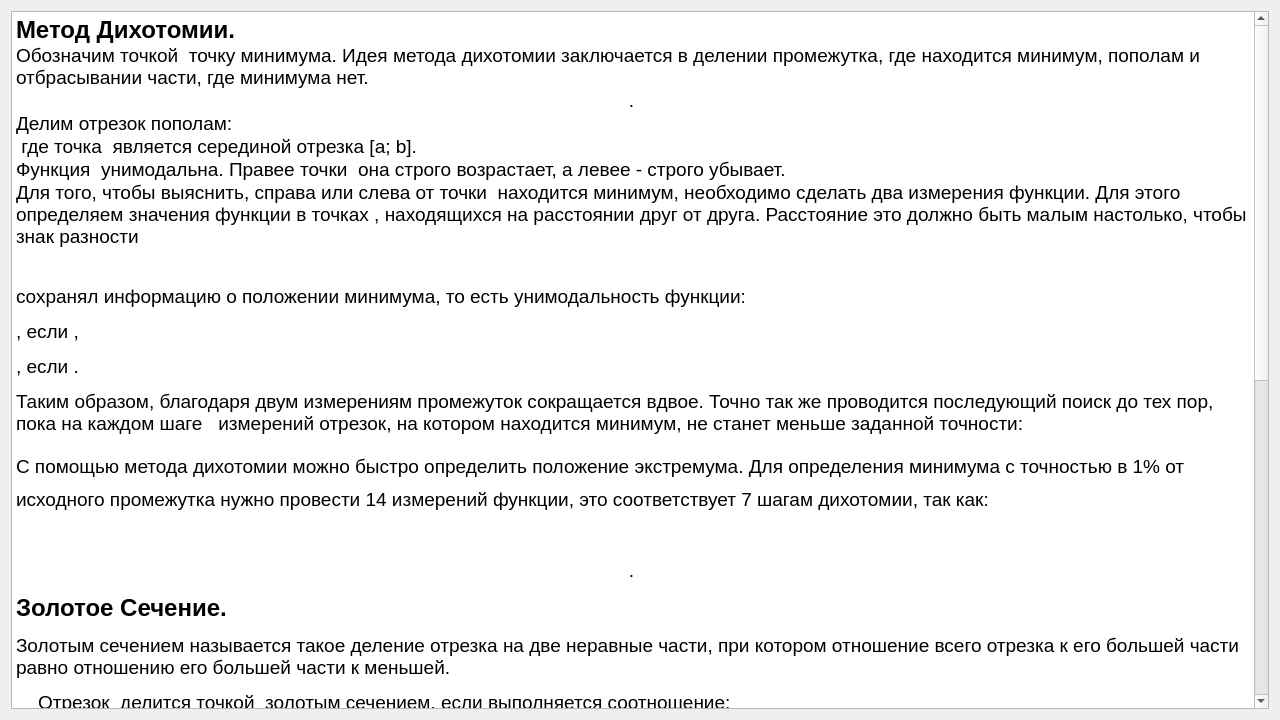
<?xml version="1.0" encoding="UTF-8"?>
<ui version="4.0">
 <class>TheoryW</class>
 <widget class="QDialog" name="TheoryW">
  <property name="geometry">
   <rect>
    <x>0</x>
    <y>0</y>
    <width>1280</width>
    <height>720</height>
   </rect>
  </property>
  <property name="windowTitle">
   <string>Dialog</string>
  </property>
  <layout class="QVBoxLayout" name="verticalLayout">
   <item>
    <widget class="QTextBrowser" name="textBrowser">
     <property name="html">
      <string>&lt;!DOCTYPE HTML PUBLIC &quot;-//W3C//DTD HTML 4.0//EN&quot; &quot;http://www.w3.org/TR/REC-html40/strict.dtd&quot;&gt;
&lt;html&gt;&lt;head&gt;&lt;meta name=&quot;qrichtext&quot; content=&quot;1&quot; /&gt;&lt;style type=&quot;text/css&quot;&gt;
p, li { white-space: pre-wrap; }
&lt;/style&gt;&lt;/head&gt;&lt;body style=&quot; font-family:'MS Shell Dlg 2'; font-size:8.25pt; font-weight:400; font-style:normal;&quot;&gt;
&lt;p style=&quot; margin-top:12px; margin-bottom:0px; margin-left:0px; margin-right:0px; -qt-block-indent:0; text-indent:0px;&quot;&gt;&lt;span style=&quot; font-family:'Times New Roman,serif'; font-size:18pt; font-weight:600;&quot;&gt;Метод Дихотомии.&lt;/span&gt;&lt;span style=&quot; font-size:8pt;&quot;&gt; &lt;/span&gt;&lt;/p&gt;
&lt;p style=&quot; margin-top:0px; margin-bottom:0px; margin-left:0px; margin-right:0px; -qt-block-indent:0; text-indent:0px;&quot;&gt;&lt;span style=&quot; font-family:'Times New Roman,serif'; font-size:14pt;&quot;&gt;Обозначим точкой &lt;/span&gt;&lt;img src=&quot;file:///C:\Users\error\AppData\Local\Temp\msohtmlclip1\01\clip_image002.png&quot; width=&quot;17&quot; height=&quot;25&quot; /&gt;&lt;span style=&quot; font-family:'Times New Roman,serif'; font-size:14pt;&quot;&gt; точку минимума. Идея метода дихотомии заключается в делении промежутка, где находится минимум, пополам и отбрасывании части, где минимума нет. &lt;/span&gt;&lt;/p&gt;
&lt;p align=&quot;center&quot; style=&quot; margin-top:0px; margin-bottom:0px; margin-left:0px; margin-right:0px; -qt-block-indent:0; text-indent:0px; background-color:#ffffff;&quot;&gt;&lt;img src=&quot;file:///C:\Users\error\AppData\Local\Temp\msohtmlclip1\01\clip_image004.png&quot; width=&quot;84&quot; height=&quot;25&quot; /&gt;&lt;span style=&quot; font-family:'Times New Roman,serif'; font-size:14pt;&quot;&gt;.&lt;/span&gt;&lt;span style=&quot; font-size:8pt;&quot;&gt; &lt;/span&gt;&lt;/p&gt;
&lt;p style=&quot; margin-top:0px; margin-bottom:0px; margin-left:0px; margin-right:0px; -qt-block-indent:0; text-indent:0px; background-color:#ffffff;&quot;&gt;&lt;span style=&quot; font-family:'Times New Roman,serif'; font-size:14pt;&quot;&gt;Делим отрезок пополам:&lt;/span&gt;&lt;span style=&quot; font-size:8pt;&quot;&gt; &lt;/span&gt;&lt;/p&gt;
&lt;p style=&quot; margin-top:0px; margin-bottom:0px; margin-left:0px; margin-right:0px; -qt-block-indent:0; text-indent:0px; background-color:#ffffff;&quot;&gt;&lt;img src=&quot;file:///C:\Users\error\AppData\Local\Temp\msohtmlclip1\01\clip_image006.png&quot; width=&quot;71&quot; height=&quot;36&quot; /&gt;&lt;span style=&quot; font-family:'Times New Roman,serif'; font-size:14pt;&quot;&gt; где точка &lt;/span&gt;&lt;img src=&quot;file:///C:\Users\error\AppData\Local\Temp\msohtmlclip1\01\clip_image008.png&quot; width=&quot;17&quot; height=&quot;25&quot; /&gt;&lt;span style=&quot; font-family:'Times New Roman,serif'; font-size:14pt;&quot;&gt; является серединой отрезка [a; b].&lt;/span&gt;&lt;span style=&quot; font-size:8pt;&quot;&gt; &lt;/span&gt;&lt;/p&gt;
&lt;p style=&quot; margin-top:0px; margin-bottom:0px; margin-left:0px; margin-right:0px; -qt-block-indent:0; text-indent:0px; background-color:#ffffff;&quot;&gt;&lt;span style=&quot; font-family:'Times New Roman,serif'; font-size:14pt;&quot;&gt;Функция &lt;/span&gt;&lt;img src=&quot;file:///C:\Users\error\AppData\Local\Temp\msohtmlclip1\01\clip_image010.png&quot; width=&quot;34&quot; height=&quot;25&quot; /&gt;&lt;span style=&quot; font-family:'Times New Roman,serif'; font-size:14pt;&quot;&gt; унимодальна. Правее точки &lt;/span&gt;&lt;img src=&quot;file:///C:\Users\error\AppData\Local\Temp\msohtmlclip1\01\clip_image002.png&quot; width=&quot;17&quot; height=&quot;25&quot; /&gt;&lt;span style=&quot; font-family:'Times New Roman,serif'; font-size:14pt;&quot;&gt; она строго возрастает, а левее - строго убывает. &lt;/span&gt;&lt;/p&gt;
&lt;p style=&quot; margin-top:0px; margin-bottom:0px; margin-left:0px; margin-right:0px; -qt-block-indent:0; text-indent:0px; background-color:#ffffff;&quot;&gt;&lt;span style=&quot; font-family:'Times New Roman,serif'; font-size:14pt;&quot;&gt;Для того, чтобы выяснить, справа или слева от точки &lt;/span&gt;&lt;img src=&quot;file:///C:\Users\error\AppData\Local\Temp\msohtmlclip1\01\clip_image008.png&quot; width=&quot;17&quot; height=&quot;25&quot; /&gt;&lt;span style=&quot; font-family:'Times New Roman,serif'; font-size:14pt;&quot;&gt; находится минимум, необходимо сделать два измерения функции. Для этого определяем значения функции в точках &lt;/span&gt;&lt;img src=&quot;file:///C:\Users\error\AppData\Local\Temp\msohtmlclip1\01\clip_image012.png&quot; width=&quot;48&quot; height=&quot;33&quot; /&gt;&lt;span style=&quot; font-family:'Times New Roman,serif'; font-size:14pt;&quot;&gt;, находящихся на расстоянии друг от друга. Расстояние это должно быть малым настолько, чтобы знак разности&lt;/span&gt;&lt;span style=&quot; font-size:8pt;&quot;&gt; &lt;/span&gt;&lt;/p&gt;
&lt;p style=&quot; margin-top:12px; margin-bottom:12px; margin-left:0px; margin-right:0px; -qt-block-indent:0; text-indent:0px; background-color:#ffffff;&quot;&gt;&lt;img src=&quot;file:///C:\Users\error\AppData\Local\Temp\msohtmlclip1\01\clip_image014.png&quot; width=&quot;222&quot; height=&quot;42&quot; /&gt;&lt;span style=&quot; font-size:8pt;&quot;&gt; &lt;/span&gt;&lt;/p&gt;
&lt;p style=&quot; margin-top:12px; margin-bottom:12px; margin-left:0px; margin-right:0px; -qt-block-indent:0; text-indent:0px; background-color:#ffffff;&quot;&gt;&lt;span style=&quot; font-family:'Times New Roman,serif'; font-size:14pt;&quot;&gt;сохранял информацию о положении минимума, то есть унимодальность функции:&lt;/span&gt;&lt;span style=&quot; font-size:8pt;&quot;&gt; &lt;/span&gt;&lt;/p&gt;
&lt;p style=&quot; margin-top:12px; margin-bottom:12px; margin-left:0px; margin-right:0px; -qt-block-indent:0; text-indent:0px;&quot;&gt;&lt;img src=&quot;file:///C:\Users\error\AppData\Local\Temp\msohtmlclip1\01\clip_image016.png&quot; width=&quot;60&quot; height=&quot;25&quot; /&gt;&lt;span style=&quot; font-family:'Times New Roman,serif'; font-size:14pt;&quot;&gt;, если &lt;/span&gt;&lt;img src=&quot;file:///C:\Users\error\AppData\Local\Temp\msohtmlclip1\01\clip_image018.png&quot; width=&quot;57&quot; height=&quot;25&quot; /&gt;&lt;span style=&quot; font-family:'Times New Roman,serif'; font-size:14pt;&quot;&gt;,&lt;/span&gt;&lt;span style=&quot; font-size:8pt;&quot;&gt; &lt;/span&gt;&lt;/p&gt;
&lt;p style=&quot; margin-top:12px; margin-bottom:12px; margin-left:0px; margin-right:0px; -qt-block-indent:0; text-indent:0px;&quot;&gt;&lt;img src=&quot;file:///C:\Users\error\AppData\Local\Temp\msohtmlclip1\01\clip_image020.png&quot; width=&quot;60&quot; height=&quot;25&quot; /&gt;&lt;span style=&quot; font-family:'Times New Roman,serif'; font-size:14pt;&quot;&gt;, если &lt;/span&gt;&lt;img src=&quot;file:///C:\Users\error\AppData\Local\Temp\msohtmlclip1\01\clip_image022.png&quot; width=&quot;57&quot; height=&quot;25&quot; /&gt;&lt;span style=&quot; font-family:'Times New Roman,serif'; font-size:14pt;&quot;&gt;.&lt;/span&gt;&lt;span style=&quot; font-size:8pt;&quot;&gt; &lt;/span&gt;&lt;/p&gt;
&lt;p style=&quot; margin-top:0px; margin-bottom:0px; margin-left:0px; margin-right:0px; -qt-block-indent:0; text-indent:0px; background-color:#ffffff;&quot;&gt;&lt;span style=&quot; font-family:'Times New Roman,serif'; font-size:14pt;&quot;&gt;Таким образом, благодаря двум измерениям промежуток сокращается вдвое. Точно так же проводится последующий поиск до тех пор, пока на каждом шаге &lt;/span&gt;&lt;img src=&quot;file:///C:\Users\error\AppData\Local\Temp\msohtmlclip1\01\clip_image024.png&quot; width=&quot;21&quot; height=&quot;25&quot; /&gt;&lt;span style=&quot; font-family:'Times New Roman,serif'; font-size:14pt;&quot;&gt;  измерений отрезок, на котором находится минимум, не станет меньше заданной точности:&lt;/span&gt;&lt;span style=&quot; font-size:8pt;&quot;&gt; &lt;/span&gt;&lt;/p&gt;
&lt;p style=&quot; margin-top:0px; margin-bottom:0px; margin-left:0px; margin-right:0px; -qt-block-indent:0; text-indent:0px; line-height:150%; background-color:#ffffff;&quot;&gt;&lt;img src=&quot;file:///C:\Users\error\AppData\Local\Temp\msohtmlclip1\01\clip_image026.png&quot; width=&quot;44&quot; height=&quot;25&quot; /&gt;&lt;span style=&quot; font-size:8pt;&quot;&gt; &lt;/span&gt;&lt;/p&gt;
&lt;p style=&quot; margin-top:0px; margin-bottom:0px; margin-left:0px; margin-right:0px; -qt-block-indent:0; text-indent:0px; line-height:150%;&quot;&gt;&lt;span style=&quot; font-family:'Times New Roman,serif'; font-size:14pt;&quot;&gt;С помощью метода дихотомии можно быстро определить положение экстремума. Для определения минимума с точностью в 1% от исходного промежутка нужно провести 14 измерений функции, это соответствует 7 шагам дихотомии, так как:&lt;/span&gt;&lt;span style=&quot; font-size:8pt;&quot;&gt; &lt;/span&gt;&lt;/p&gt;
&lt;p align=&quot;center&quot; style=&quot; margin-top:12px; margin-bottom:12px; margin-left:0px; margin-right:0px; -qt-block-indent:0; text-indent:0px;&quot;&gt;&lt;img src=&quot;file:///C:\Users\error\AppData\Local\Temp\msohtmlclip1\01\clip_image028.png&quot; width=&quot;79&quot; height=&quot;45&quot; /&gt;&lt;span style=&quot; font-size:8pt;&quot;&gt; &lt;/span&gt;&lt;/p&gt;
&lt;p align=&quot;center&quot; style=&quot; margin-top:12px; margin-bottom:12px; margin-left:0px; margin-right:0px; -qt-block-indent:0; text-indent:0px;&quot;&gt;&lt;img src=&quot;file:///C:\Users\error\AppData\Local\Temp\msohtmlclip1\01\clip_image030.png&quot; width=&quot;45&quot; height=&quot;25&quot; /&gt;&lt;span style=&quot; font-family:'Times New Roman,serif'; font-size:14pt;&quot;&gt;.&lt;/span&gt;&lt;span style=&quot; font-size:8pt;&quot;&gt; &lt;/span&gt;&lt;/p&gt;
&lt;p style=&quot; margin-top:12px; margin-bottom:12px; margin-left:0px; margin-right:0px; -qt-block-indent:0; text-indent:0px;&quot;&gt;&lt;span style=&quot; font-family:'Times New Roman,serif'; font-size:18pt; font-weight:600;&quot;&gt;Золотое Сечение.&lt;/span&gt;&lt;span style=&quot; font-size:8pt;&quot;&gt; &lt;/span&gt;&lt;/p&gt;
&lt;p style=&quot; margin-top:12px; margin-bottom:12px; margin-left:0px; margin-right:0px; -qt-block-indent:0; text-indent:0px;&quot;&gt;&lt;span style=&quot; font-family:'Times New Roman,serif'; font-size:14pt;&quot;&gt;Золотым сечением называется такое деление отрезка на две неравные части, при котором отношение всего отрезка к его большей части равно отношению его большей части к меньшей.&lt;/span&gt;&lt;span style=&quot; font-size:8pt;&quot;&gt; &lt;/span&gt;&lt;/p&gt;
&lt;p style=&quot; margin-top:12px; margin-bottom:12px; margin-left:0px; margin-right:0px; -qt-block-indent:0; text-indent:0px;&quot;&gt;&lt;span style=&quot; font-family:'Times New Roman,serif'; font-size:12pt;&quot;&gt;     &lt;/span&gt;&lt;span style=&quot; font-family:'Times New Roman,serif'; font-size:14pt;&quot;&gt;Отрезок &lt;/span&gt;&lt;img src=&quot;file:///C:\Users\error\AppData\Local\Temp\msohtmlclip1\01\clip_image032.png&quot; width=&quot;60&quot; height=&quot;27&quot; /&gt;&lt;span style=&quot; font-family:'Times New Roman,serif'; font-size:14pt;&quot;&gt; делится точкой &lt;/span&gt;&lt;img src=&quot;file:///C:\Users\error\AppData\Local\Temp\msohtmlclip1\01\clip_image034.png&quot; width=&quot;18&quot; height=&quot;25&quot; /&gt;&lt;span style=&quot; font-family:'Times New Roman,serif'; font-size:14pt;&quot;&gt; золотым сечением, если выполняется соотношение:&lt;/span&gt;&lt;span style=&quot; font-size:8pt;&quot;&gt; &lt;/span&gt;&lt;/p&gt;
&lt;p style=&quot; margin-top:12px; margin-bottom:12px; margin-left:0px; margin-right:0px; -qt-block-indent:0; text-indent:0px;&quot;&gt;&lt;img src=&quot;file:///C:\Users\error\AppData\Local\Temp\msohtmlclip1\01\clip_image036.png&quot; width=&quot;146&quot; height=&quot;45&quot; /&gt;&lt;span style=&quot; font-size:8pt;&quot;&gt; &lt;/span&gt;&lt;/p&gt;
&lt;p style=&quot; margin-top:12px; margin-bottom:12px; margin-left:0px; margin-right:0px; -qt-block-indent:0; text-indent:0px;&quot;&gt;&lt;span style=&quot; font-family:'Times New Roman,serif'; font-size:14pt;&quot;&gt;    Пусть &lt;/span&gt;&lt;img src=&quot;file:///C:\Users\error\AppData\Local\Temp\msohtmlclip1\01\clip_image038.png&quot; width=&quot;164&quot; height=&quot;25&quot; /&gt;&lt;span style=&quot; font-family:'Times New Roman,serif'; font-size:14pt;&quot;&gt;, тогда&lt;/span&gt;&lt;span style=&quot; font-size:8pt;&quot;&gt; &lt;/span&gt;&lt;/p&gt;
&lt;p style=&quot; margin-top:12px; margin-bottom:12px; margin-left:0px; margin-right:0px; -qt-block-indent:0; text-indent:0px;&quot;&gt;&lt;img src=&quot;file:///C:\Users\error\AppData\Local\Temp\msohtmlclip1\01\clip_image040.png&quot; width=&quot;109&quot; height=&quot;45&quot; /&gt;&lt;span style=&quot; font-size:8pt;&quot;&gt; &lt;/span&gt;&lt;/p&gt;
&lt;p style=&quot; margin-top:12px; margin-bottom:12px; margin-left:0px; margin-right:0px; -qt-block-indent:0; text-indent:0px;&quot;&gt;&lt;img src=&quot;file:///C:\Users\error\AppData\Local\Temp\msohtmlclip1\01\clip_image042.png&quot; width=&quot;125&quot; height=&quot;25&quot; /&gt;&lt;span style=&quot; font-family:'Times New Roman,serif'; font-size:14pt;&quot;&gt;,&lt;/span&gt;&lt;span style=&quot; font-size:8pt;&quot;&gt; &lt;/span&gt;&lt;/p&gt;
&lt;p style=&quot; margin-top:12px; margin-bottom:12px; margin-left:0px; margin-right:0px; -qt-block-indent:0; text-indent:0px;&quot;&gt;&lt;img src=&quot;file:///C:\Users\error\AppData\Local\Temp\msohtmlclip1\01\clip_image044.png&quot; width=&quot;178&quot; height=&quot;50&quot; /&gt;&lt;span style=&quot; font-size:8pt;&quot;&gt; &lt;/span&gt;&lt;/p&gt;
&lt;p style=&quot; margin-top:12px; margin-bottom:12px; margin-left:0px; margin-right:0px; -qt-block-indent:0; text-indent:0px;&quot;&gt;&lt;img src=&quot;file:///C:\Users\error\AppData\Local\Temp\msohtmlclip1\01\clip_image046.png&quot; width=&quot;150&quot; height=&quot;50&quot; /&gt;&lt;span style=&quot; font-size:8pt;&quot;&gt; &lt;/span&gt;&lt;/p&gt;
&lt;p style=&quot; margin-top:12px; margin-bottom:12px; margin-left:0px; margin-right:0px; -qt-block-indent:0; text-indent:0px;&quot;&gt;&lt;img src=&quot;file:///C:\Users\error\AppData\Local\Temp\msohtmlclip1\01\clip_image048.png&quot; width=&quot;197&quot; height=&quot;50&quot; /&gt;&lt;span style=&quot; font-size:8pt;&quot;&gt; &lt;/span&gt;&lt;/p&gt;
&lt;p style=&quot; margin-top:12px; margin-bottom:12px; margin-left:0px; margin-right:0px; -qt-block-indent:0; text-indent:0px;&quot;&gt;&lt;span style=&quot; font-family:'Times New Roman,serif'; font-size:14pt;&quot;&gt;    Отрезок &lt;/span&gt;&lt;img src=&quot;file:///C:\Users\error\AppData\Local\Temp\msohtmlclip1\01\clip_image032.png&quot; width=&quot;60&quot; height=&quot;27&quot; /&gt;&lt;span style=&quot; font-family:'Times New Roman,serif'; font-size:14pt;&quot;&gt; делится точкой &lt;/span&gt;&lt;img src=&quot;file:///C:\Users\error\AppData\Local\Temp\msohtmlclip1\01\clip_image034.png&quot; width=&quot;18&quot; height=&quot;25&quot; /&gt;&lt;span style=&quot; font-family:'Times New Roman,serif'; font-size:14pt;&quot;&gt; на две неравные части так, что&lt;/span&gt;&lt;span style=&quot; font-size:8pt;&quot;&gt; &lt;/span&gt;&lt;/p&gt;
&lt;p style=&quot; margin-top:12px; margin-bottom:12px; margin-left:0px; margin-right:0px; -qt-block-indent:0; text-indent:0px;&quot;&gt;&lt;img src=&quot;file:///C:\Users\error\AppData\Local\Temp\msohtmlclip1\01\clip_image050.png&quot; width=&quot;354&quot; height=&quot;50&quot; /&gt;&lt;span style=&quot; font-size:8pt;&quot;&gt; &lt;/span&gt;&lt;/p&gt;
&lt;p style=&quot; margin-top:12px; margin-bottom:12px; margin-left:0px; margin-right:0px; -qt-block-indent:0; text-indent:0px;&quot;&gt;&lt;img src=&quot;file:///C:\Users\error\AppData\Local\Temp\msohtmlclip1\01\clip_image052.png&quot; width=&quot;366&quot; height=&quot;50&quot; /&gt;&lt;span style=&quot; font-size:8pt;&quot;&gt; &lt;/span&gt;&lt;/p&gt;
&lt;p style=&quot; margin-top:12px; margin-bottom:12px; margin-left:0px; margin-right:0px; -qt-block-indent:0; text-indent:0px;&quot;&gt;&lt;span style=&quot; font-family:'Times New Roman,serif'; font-size:14pt;&quot;&gt;    Функция &lt;/span&gt;&lt;img src=&quot;file:///C:\Users\error\AppData\Local\Temp\msohtmlclip1\01\clip_image054.png&quot; width=&quot;41&quot; height=&quot;25&quot; /&gt;&lt;span style=&quot; font-family:'Times New Roman,serif'; font-size:14pt;&quot;&gt;унимодальная. Если &lt;/span&gt;&lt;img src=&quot;file:///C:\Users\error\AppData\Local\Temp\msohtmlclip1\01\clip_image056.png&quot; width=&quot;18&quot; height=&quot;25&quot; /&gt;&lt;span style=&quot; font-family:'Times New Roman,serif'; font-size:14pt;&quot;&gt; является точкой минимума &lt;/span&gt;&lt;img src=&quot;file:///C:\Users\error\AppData\Local\Temp\msohtmlclip1\01\clip_image058.png&quot; width=&quot;149&quot; height=&quot;25&quot; /&gt;&lt;span style=&quot; font-family:'Times New Roman,serif'; font-size:14pt;&quot;&gt; то на отрезке &lt;/span&gt;&lt;img src=&quot;file:///C:\Users\error\AppData\Local\Temp\msohtmlclip1\01\clip_image060.png&quot; width=&quot;61&quot; height=&quot;25&quot; /&gt;&lt;span style=&quot; font-family:'Times New Roman,serif'; font-size:14pt;&quot;&gt; функция не возрастает. Из свойств унимодальной функции следует: если &lt;/span&gt;&lt;img src=&quot;file:///C:\Users\error\AppData\Local\Temp\msohtmlclip1\01\clip_image062.png&quot; width=&quot;146&quot; height=&quot;25&quot; /&gt;&lt;span style=&quot; font-family:'Times New Roman,serif'; font-size:14pt;&quot;&gt; и &lt;/span&gt;&lt;img src=&quot;file:///C:\Users\error\AppData\Local\Temp\msohtmlclip1\01\clip_image064.png&quot; width=&quot;113&quot; height=&quot;25&quot; /&gt;&lt;span style=&quot; font-family:'Times New Roman,serif'; font-size:14pt;&quot;&gt;, то минимальное значение &lt;/span&gt;&lt;img src=&quot;file:///C:\Users\error\AppData\Local\Temp\msohtmlclip1\01\clip_image066.png&quot; width=&quot;37&quot; height=&quot;25&quot; /&gt;&lt;span style=&quot; font-family:'Times New Roman,serif'; font-size:14pt;&quot;&gt; достигается на отрезке &lt;/span&gt;&lt;img src=&quot;file:///C:\Users\error\AppData\Local\Temp\msohtmlclip1\01\clip_image068.png&quot; width=&quot;61&quot; height=&quot;25&quot; /&gt;&lt;span style=&quot; font-family:'Times New Roman,serif'; font-size:14pt;&quot;&gt;, а если &lt;/span&gt;&lt;img src=&quot;file:///C:\Users\error\AppData\Local\Temp\msohtmlclip1\01\clip_image070.png&quot; width=&quot;113&quot; height=&quot;25&quot; /&gt;&lt;span style=&quot; font-family:'Times New Roman,serif'; font-size:14pt;&quot;&gt;,&lt;/span&gt;&lt;span style=&quot; font-family:'Times New Roman,serif'; font-size:14pt; font-style:italic;&quot;&gt; &lt;/span&gt;&lt;span style=&quot; font-family:'Times New Roman,serif'; font-size:14pt;&quot;&gt;то минимальное значение &lt;/span&gt;&lt;img src=&quot;file:///C:\Users\error\AppData\Local\Temp\msohtmlclip1\01\clip_image054.png&quot; width=&quot;41&quot; height=&quot;25&quot; /&gt;&lt;span style=&quot; font-family:'Times New Roman,serif'; font-size:14pt;&quot;&gt;достигается на отрезке &lt;/span&gt;&lt;img src=&quot;file:///C:\Users\error\AppData\Local\Temp\msohtmlclip1\01\clip_image072.png&quot; width=&quot;62&quot; height=&quot;25&quot; /&gt;&lt;span style=&quot; font-family:'Times New Roman,serif'; font-size:14pt;&quot;&gt;.&lt;/span&gt;&lt;span style=&quot; font-size:8pt;&quot;&gt; &lt;/span&gt;&lt;/p&gt;
&lt;p style=&quot; margin-top:12px; margin-bottom:12px; margin-left:0px; margin-right:0px; -qt-block-indent:0; text-indent:0px;&quot;&gt;&lt;span style=&quot; font-family:'Times New Roman,serif'; font-size:14pt;&quot;&gt;    Рассмотрим процедуру поиска минимума с использованием золотого сечения.&lt;/span&gt;&lt;span style=&quot; font-size:8pt;&quot;&gt; &lt;/span&gt;&lt;/p&gt;
&lt;p style=&quot; margin-top:12px; margin-bottom:12px; margin-left:0px; margin-right:0px; -qt-block-indent:0; text-indent:0px;&quot;&gt;&lt;span style=&quot; font-family:'Times New Roman,serif'; font-size:14pt;&quot;&gt;    Пусть &lt;/span&gt;&lt;img src=&quot;file:///C:\Users\error\AppData\Local\Temp\msohtmlclip1\01\clip_image074.png&quot; width=&quot;113&quot; height=&quot;25&quot; /&gt;&lt;span style=&quot; font-family:'Times New Roman,serif'; font-size:14pt;&quot;&gt;. Разделим отрезок &lt;/span&gt;&lt;img src=&quot;file:///C:\Users\error\AppData\Local\Temp\msohtmlclip1\01\clip_image076.png&quot; width=&quot;61&quot; height=&quot;25&quot; /&gt;&lt;span style=&quot; font-family:'Times New Roman,serif'; font-size:14pt;&quot;&gt; так, чтобы меньшая часть примыкала к точке &lt;/span&gt;&lt;img src=&quot;file:///C:\Users\error\AppData\Local\Temp\msohtmlclip1\01\clip_image078.png&quot; width=&quot;18&quot; height=&quot;25&quot; /&gt;&lt;span style=&quot; font-family:'Times New Roman,serif'; font-size:14pt;&quot;&gt;. Пусть &lt;/span&gt;&lt;img src=&quot;file:///C:\Users\error\AppData\Local\Temp\msohtmlclip1\01\clip_image080.png&quot; width=&quot;11&quot; height=&quot;25&quot; /&gt;&lt;span style=&quot; font-family:'Times New Roman,serif'; font-size:14pt;&quot;&gt; − точка золотого сечения. Возможны два случая:&lt;/span&gt;&lt;span style=&quot; font-size:8pt;&quot;&gt; &lt;/span&gt;&lt;/p&gt;
&lt;p style=&quot; margin-top:12px; margin-bottom:12px; margin-left:0px; margin-right:0px; -qt-block-indent:0; text-indent:0px;&quot;&gt;&lt;span style=&quot; font-family:'Times New Roman,serif'; font-size:14pt;&quot;&gt;1)&lt;/span&gt;&lt;span style=&quot; font-family:'Times New Roman'; font-size:7pt;&quot;&gt;  &lt;/span&gt;&lt;img src=&quot;file:///C:\Users\error\AppData\Local\Temp\msohtmlclip1\01\clip_image082.png&quot; width=&quot;174&quot; height=&quot;25&quot; /&gt;&lt;span style=&quot; font-family:'Times New Roman,serif'; font-size:14pt;&quot;&gt;.&lt;/span&gt;&lt;span style=&quot; font-size:8pt;&quot;&gt; &lt;/span&gt;&lt;/p&gt;
&lt;p style=&quot; margin-top:12px; margin-bottom:12px; margin-left:0px; margin-right:0px; -qt-block-indent:0; text-indent:0px;&quot;&gt;&lt;span style=&quot; font-family:'Times New Roman,serif'; font-size:14pt;&quot;&gt;В данном случае минимум локализован на отрезке &lt;/span&gt;&lt;img src=&quot;file:///C:\Users\error\AppData\Local\Temp\msohtmlclip1\01\clip_image084.png&quot; width=&quot;54&quot; height=&quot;25&quot; /&gt;&lt;span style=&quot; font-family:'Times New Roman,serif'; font-size:14pt;&quot;&gt;, длина которого равна &lt;/span&gt;&lt;img src=&quot;file:///C:\Users\error\AppData\Local\Temp\msohtmlclip1\01\clip_image086.png&quot; width=&quot;128&quot; height=&quot;25&quot; /&gt;&lt;span style=&quot; font-family:'Times New Roman,serif'; font-size:14pt;&quot;&gt;. Далее с этим отрезком будем поступать так же, как и ранее.&lt;/span&gt;&lt;span style=&quot; font-size:8pt;&quot;&gt; &lt;/span&gt;&lt;/p&gt;
&lt;p style=&quot; margin-top:12px; margin-bottom:12px; margin-left:0px; margin-right:0px; -qt-block-indent:0; text-indent:0px;&quot;&gt;&lt;span style=&quot; font-family:'Times New Roman,serif'; font-size:14pt;&quot;&gt;2)&lt;/span&gt;&lt;span style=&quot; font-family:'Times New Roman'; font-size:7pt;&quot;&gt;  &lt;/span&gt;&lt;img src=&quot;file:///C:\Users\error\AppData\Local\Temp\msohtmlclip1\01\clip_image088.png&quot; width=&quot;178&quot; height=&quot;25&quot; /&gt;&lt;span style=&quot; font-size:8pt;&quot;&gt; &lt;/span&gt;&lt;/p&gt;
&lt;p style=&quot; margin-top:12px; margin-bottom:12px; margin-left:0px; margin-right:0px; -qt-block-indent:0; text-indent:0px;&quot;&gt;&lt;span style=&quot; font-family:'Times New Roman,serif'; font-size:14pt;&quot;&gt;В данном случае для того, чтобы сократить интервал поиска минимума нам нужно произвести еще одно измерение функции &lt;/span&gt;&lt;img src=&quot;file:///C:\Users\error\AppData\Local\Temp\msohtmlclip1\01\clip_image090.png&quot; width=&quot;41&quot; height=&quot;25&quot; /&gt;&lt;span style=&quot; font-family:'Times New Roman,serif'; font-size:14pt;&quot;&gt; Разделим отрезок &lt;/span&gt;&lt;img src=&quot;file:///C:\Users\error\AppData\Local\Temp\msohtmlclip1\01\clip_image092.png&quot; width=&quot;54&quot; height=&quot;25&quot; /&gt;&lt;span style=&quot; font-family:'Times New Roman,serif'; font-size:14pt;&quot;&gt; так, чтобы меньшая часть примыкала к точке &lt;/span&gt;&lt;img src=&quot;file:///C:\Users\error\AppData\Local\Temp\msohtmlclip1\01\clip_image094.png&quot; width=&quot;14&quot; height=&quot;25&quot; /&gt;&lt;span style=&quot; font-family:'Times New Roman,serif'; font-size:14pt;&quot;&gt; Пусть &lt;/span&gt;&lt;img src=&quot;file:///C:\Users\error\AppData\Local\Temp\msohtmlclip1\01\clip_image096.png&quot; width=&quot;11&quot; height=&quot;26&quot; /&gt;&lt;span style=&quot; font-family:'Times New Roman,serif'; font-size:14pt;&quot;&gt; – точка золотого сечения этого отрезка.&lt;/span&gt;&lt;span style=&quot; font-size:8pt;&quot;&gt; &lt;/span&gt;&lt;/p&gt;
&lt;p style=&quot; margin-top:12px; margin-bottom:12px; margin-left:0px; margin-right:0px; -qt-block-indent:0; text-indent:0px;&quot;&gt;&lt;span style=&quot; font-family:'Times New Roman,serif'; font-size:14pt;&quot;&gt;    Если &lt;/span&gt;&lt;img src=&quot;file:///C:\Users\error\AppData\Local\Temp\msohtmlclip1\01\clip_image098.png&quot; width=&quot;98&quot; height=&quot;26&quot; /&gt;&lt;span style=&quot; font-family:'Times New Roman,serif'; font-size:14pt;&quot;&gt;, то минимум локализован на отрезке &lt;/span&gt;&lt;img src=&quot;file:///C:\Users\error\AppData\Local\Temp\msohtmlclip1\01\clip_image100.png&quot; width=&quot;54&quot; height=&quot;26&quot; /&gt;&lt;span style=&quot; font-family:'Times New Roman,serif'; font-size:14pt;&quot;&gt;. В противном случае минимум локализован на отрезке &lt;/span&gt;&lt;img src=&quot;file:///C:\Users\error\AppData\Local\Temp\msohtmlclip1\01\clip_image092.png&quot; width=&quot;54&quot; height=&quot;25&quot; /&gt;&lt;span style=&quot; font-family:'Times New Roman,serif'; font-size:14pt;&quot;&gt;, причем &lt;/span&gt;&lt;img src=&quot;file:///C:\Users\error\AppData\Local\Temp\msohtmlclip1\01\clip_image096.png&quot; width=&quot;11&quot; height=&quot;26&quot; /&gt;&lt;span style=&quot; font-family:'Times New Roman,serif'; font-size:14pt;&quot;&gt; делит отрезок в золотом сечении.&lt;/span&gt;&lt;span style=&quot; font-size:8pt;&quot;&gt; &lt;/span&gt;&lt;/p&gt;
&lt;p style=&quot; margin-top:12px; margin-bottom:12px; margin-left:0px; margin-right:0px; -qt-block-indent:0; text-indent:0px;&quot;&gt;&lt;span style=&quot; font-family:'Times New Roman,serif'; font-size:14pt;&quot;&gt;    Больший из двух отрезков, на которые разбивается интервал локализации минимума, мы делим в золотом сечении точкой &lt;/span&gt;&lt;img src=&quot;file:///C:\Users\error\AppData\Local\Temp\msohtmlclip1\01\clip_image102.png&quot; width=&quot;11&quot; height=&quot;30&quot; /&gt;&lt;span style=&quot; font-family:'Times New Roman,serif'; font-size:14pt;&quot;&gt; и так далее, пока интервал локализации не станет достаточно малым, при этом после каждого измерения функции интервал локализации составляет &lt;/span&gt;&lt;img src=&quot;file:///C:\Users\error\AppData\Local\Temp\msohtmlclip1\01\clip_image104.png&quot; width=&quot;54&quot; height=&quot;25&quot; /&gt;&lt;span style=&quot; font-family:'Times New Roman,serif'; font-size:14pt;&quot;&gt; часть длины предыдущего интервала локализации.&lt;/span&gt;&lt;span style=&quot; font-size:8pt;&quot;&gt; &lt;/span&gt;&lt;/p&gt;
&lt;p style=&quot; margin-top:12px; margin-bottom:12px; margin-left:0px; margin-right:0px; -qt-block-indent:0; text-indent:0px;&quot;&gt;&lt;span style=&quot; font-family:'Times New Roman,serif'; font-size:14pt;&quot;&gt;    Метод локализации минимума способом золотого сечения является в некотором смысле самым оптимальным, так как он дает максимальную гарантированную скорость убывания интервала локализации. Этот метод сравнительно несложно программируется. Для точности в 1% необходимо сделать 11 измерений – это меньше, чем при методе дихотомии.&lt;/span&gt;&lt;span style=&quot; font-size:8pt;&quot;&gt; &lt;/span&gt;&lt;/p&gt;
&lt;p style=&quot; margin-top:12px; margin-bottom:12px; margin-left:0px; margin-right:0px; -qt-block-indent:0; text-indent:0px;&quot;&gt;&lt;span style=&quot; font-size:8pt;&quot;&gt;  &lt;/span&gt;&lt;/p&gt;&lt;/body&gt;&lt;/html&gt;</string>
     </property>
    </widget>
   </item>
  </layout>
 </widget>
 <resources/>
 <connections/>
</ui>
